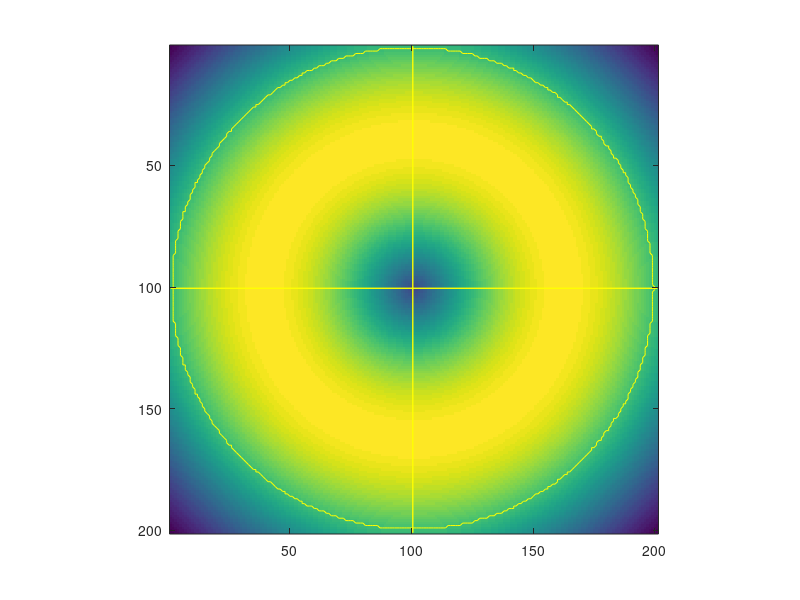
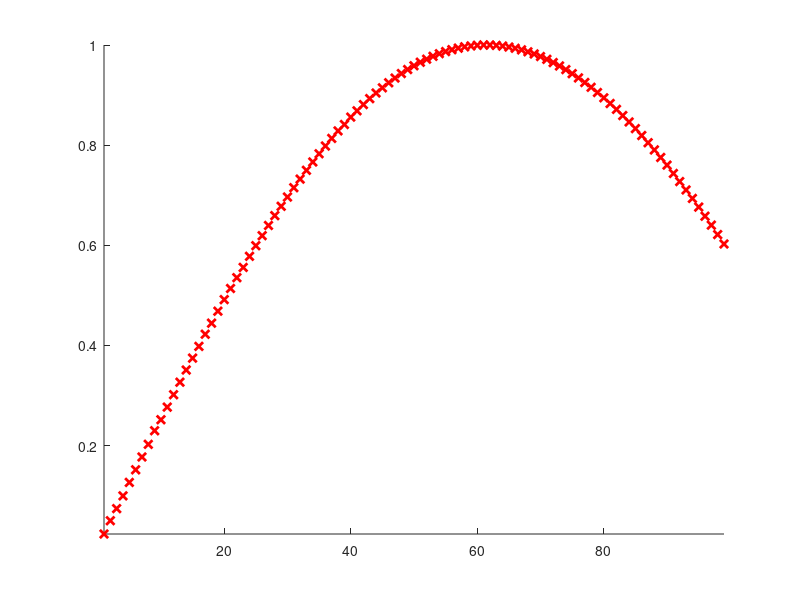

The MATLAB script that drew these images, in order:
function [rdat,xcoord,ycoord] = rscan(M0,varargin),

% RDAT = RSCAN(M0,VARARGIN)
% Get radial scan of a matrix using the following procedure:
% [1] Get coordinates of a circle around an origin.
% [2] Average values of points where the circle passes through.
% [3] Change radius of the circle and repeat [1] until rprofile is obtained.
%
% For DEMO, run
% >> rscan_qavg();
% or
% >> rscan_qavg('demo','dispflag',0);
% >> plot(ans);
% or
% >> rdat = rscan_qavg();
% >> plot(rdat);
% or
% >> a = peaks(300);
% >> rscan_qavg(a);
% >> rscan_qavg(a,'rlim',50,'xavg',100);
% >> rscan_qavg(a,'rlim',25,'xavg',100,'dispflag',1,'dispflagc',1);
% >> rscan_qavg(a,'rlim',25,'xavg',100,'dispflag',1,'dispflagc',1, ...
%    'squeezx',0.7,'rot',pi/4);
%
% Draw Circle: 
% [ref] http://www.mathworks.com/matlabcentral/fileexchange/
%       loadFile.do?objectId=2876&objectType=file

if nargin < 1, 
    disp('This is a Demo');
    M0 = 'demo';
end

if strmatch('demo',lower(M0),'exact')
    %M0 = peaks(200);
    [xx,yy] = meshgrid(linspace(-3,3,201));
    [phi,rho] = cart2pol(xx,yy);
    M0 = besselj(1,rho);
    clear xx yy phi rho;
end

xavg = size(M0,2)/2;
yavg = size(M0,1)/2;
Rlim = floor(min(size(M0))/2)-1;
dispFlag = 1;
dispFlagC = 0;
rot = 0; %% radian
squeezx = 1; %% 0.80;
squeezy = 1;
rstep = 1;

if exist('varargin','var')
    L = length(varargin);
    if rem(L,2) ~= 0, error('Parameters/Values must come in pairs.'); end
    for ni = 1:2:L
        switch lower(varargin{ni})
            case 'xavg', xavg = varargin{ni+1};
            case 'yavg', yavg = varargin{ni+1};
            case 'squeezx', squeezx = varargin{ni+1};
            case 'squeezy', squeezy = varargin{ni+1};
            case 'rot', rot = varargin{ni+1};
            case 'rlim', Rlim = varargin{ni+1};
            case 'dispflag', dispFlag = varargin{ni+1};
            case 'dispflagc', dispFlagC = varargin{ni+1};
            case 'rstep', rstep = varargin{ni+1};
        end
    end
end


yxz = size(M0);
Rbnd = floor(min(yxz)/2)-1;
if Rlim > Rbnd, Rlim = Rbnd; end
    
for nRho = 1:rstep:floor(Rlim),
NOP = round(2*pi*nRho);
THETA=linspace(0,2*pi,NOP);
RHO=ones(1,NOP)*round(nRho);
[X,Y] = pol2cart(THETA,RHO);
X = squeezx*X;
Y = squeezy*Y;
[THETA,RHO] = cart2pol(X,Y);
[X,Y] = pol2cart(THETA+rot,RHO);
X = X + xavg;
Y = Y + yavg;

if dispFlag,
    h1 = figure(100);clf;box on;
    set(h1,'position',[10 500 400 300]);
    set(h1,'units','pixels');
    set(gca,'units','pixels');
    imagesc(M0);axis image;hold on;
    % H = plot(X,Y,'c-');
    line([xavg xavg],[1 yxz(1)],'color',[1 1 0],'linewidth',1);
    line([1 yxz(2)],[yavg yavg],'color',[1 1 0],'linewidth',1);
end

%%%
X = round(X);
Y = round(Y);
%%%

clear dat uxy pxy mxy mx nx my ny;
dat = [X;Y];
uxy = diff(dat,1,2);
uxy = [[1;1],uxy];
pxy = union(find(uxy(1,:)~=0),find(uxy(2,:)~=0));
dat = dat(:,pxy);
rdat(nRho) = sum(M0(yxz(1)*(dat(1,:)-1) + dat(2,:)))/length(dat);

if dispFlag,
    H = plot(dat(1,:),dat(2,:),'y-');
    if dispFlagC,
        for nrn = 1:length(dat)
            H = plot(dat(1,nrn),dat(2,nrn),'m.','MarkerSize',12);
            drawnow;
            delete(H);
        end
    end
    drawnow;
end
end

rdat = rdat/max(rdat);
xcoord = dat(1,:);
ycoord = dat(2,:);

if dispFlag,
h2 = figure(101); clf; hold on;
set(h2,'position',[10 100 400 300]);
plot(rdat,'rx','linewidth',2);axis tight;
% plot(M0(round(xavg)+1,round(yavg)+1:end),'b','linewidth',2);
end




